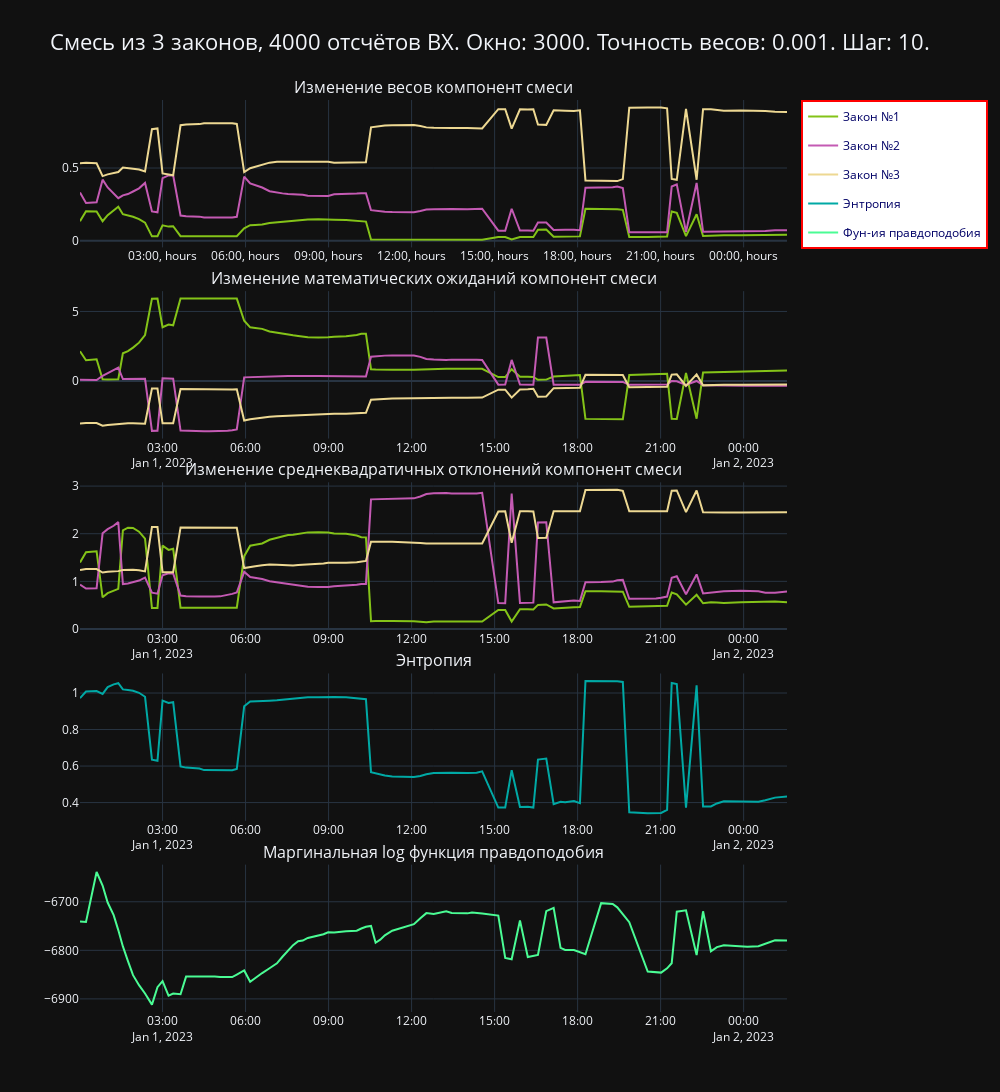

The code cell stored with this chart in its notebook:
### Code cell
hp.construct_mixture_2Dplot(mixture3)#.write_html(f"/home/oplora/Desktop/mix3best.html")
